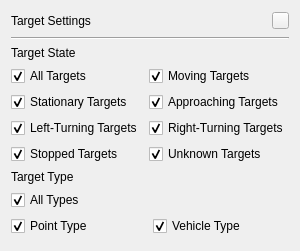
   <widget class="QWidget" name="wgt_targetSet" native="true">
    <property name="enabled">
     <bool>true</bool>
    </property>
    <property name="geometry">
     <rect>
      <x>210</x>
      <y>290</y>
      <width>183</width>
      <height>251</height>
     </rect>
    </property>
    <layout class="QVBoxLayout" name="verticalLayout_5">
     <property name="spacing">
      <number>6</number>
     </property>
     <item>
      <layout class="QHBoxLayout" name="horizontalLayout_5">
       <item>
        <widget class="QLabel" name="label_10">
         <property name="minimumSize">
          <size>
           <width>75</width>
           <height>0</height>
          </size>
         </property>
         <property name="text">
          <string>Target Settings</string>
         </property>
        </widget>
       </item>
       <item>
        <spacer name="horizontalSpacer_12">
         <property name="orientation">
          <enum>Qt::Orientation::Horizontal</enum>
         </property>
         <property name="sizeHint" stdset="0">
          <size>
           <width>40</width>
           <height>20</height>
          </size>
         </property>
        </spacer>
       </item>
       <item>
        <widget class="QPushButton" name="btn_closeTargetSet">
         <property name="minimumSize">
          <size>
           <width>17</width>
           <height>17</height>
          </size>
         </property>
         <property name="maximumSize">
          <size>
           <width>17</width>
           <height>17</height>
          </size>
         </property>
         <property name="font">
          <font>
           <bold>true</bold>
          </font>
         </property>
         <property name="styleSheet">
          <string notr="true">border-image: url(:/images/btn_close .png);</string>
         </property>
         <property name="text">
          <string/>
         </property>
        </widget>
       </item>
      </layout>
     </item>
     <item>
      <widget class="Line" name="line_5">
       <property name="orientation">
        <enum>Qt::Orientation::Horizontal</enum>
       </property>
      </widget>
     </item>
     <item>
      <widget class="QLabel" name="label_14">
       <property name="text">
        <string>Target State</string>
       </property>
      </widget>
     </item>
     <item>
      <layout class="QGridLayout" name="gridLayout_11">
       <item row="0" column="1">
        <widget class="QCheckBox" name="checkBox_movingTarget">
         <property name="text">
          <string>Moving Targets</string>
         </property>
         <property name="checked">
          <bool>true</bool>
         </property>
        </widget>
       </item>
       <item row="0" column="0">
        <widget class="QCheckBox" name="checkBox_allTarget">
         <property name="text">
          <string>All Targets</string>
         </property>
         <property name="checked">
          <bool>true</bool>
         </property>
        </widget>
       </item>
       <item row="2" column="1">
        <widget class="QCheckBox" name="checkBox_crossingRightTarget">
         <property name="text">
          <string>Right-Turning Targets</string>
         </property>
         <property name="checked">
          <bool>true</bool>
         </property>
        </widget>
       </item>
       <item row="1" column="0">
        <widget class="QCheckBox" name="checkBox_stationaryTarget">
         <property name="text">
          <string>Stationary Targets</string>
         </property>
         <property name="checked">
          <bool>true</bool>
         </property>
        </widget>
       </item>
       <item row="2" column="0">
        <widget class="QCheckBox" name="checkBox_crossingLeftTarget">
         <property name="text">
          <string>Left-Turning Targets</string>
         </property>
         <property name="checked">
          <bool>true</bool>
         </property>
        </widget>
       </item>
       <item row="1" column="1">
        <widget class="QCheckBox" name="checkBox_oncomingTarget">
         <property name="text">
          <string>Approaching Targets</string>
         </property>
         <property name="checked">
          <bool>true</bool>
         </property>
        </widget>
       </item>
       <item row="3" column="0">
        <widget class="QCheckBox" name="checkBox_stoppedTarget">
         <property name="text">
          <string>Stopped Targets</string>
         </property>
         <property name="checked">
          <bool>true</bool>
         </property>
        </widget>
       </item>
       <item row="3" column="1">
        <widget class="QCheckBox" name="checkBox_unknownTarget">
         <property name="text">
          <string>Unknown Targets</string>
         </property>
         <property name="checked">
          <bool>true</bool>
         </property>
        </widget>
       </item>
      </layout>
     </item>
     <item>
      <widget class="QLabel" name="label_15">
       <property name="text">
        <string>Target Type</string>
       </property>
      </widget>
     </item>
     <item>
      <layout class="QGridLayout" name="gridLayout_7">
       <item row="1" column="1">
        <widget class="QCheckBox" name="checkBox_carType">
         <property name="text">
          <string>Vehicle Type</string>
         </property>
         <property name="checked">
          <bool>true</bool>
         </property>
        </widget>
       </item>
       <item row="1" column="0">
        <widget class="QCheckBox" name="checkBox_pointType">
         <property name="text">
          <string>Point Type</string>
         </property>
         <property name="checked">
          <bool>true</bool>
         </property>
        </widget>
       </item>
       <item row="0" column="0">
        <widget class="QCheckBox" name="checkBox_allType">
         <property name="text">
          <string>All Types</string>
         </property>
         <property name="checked">
          <bool>true</bool>
         </property>
        </widget>
       </item>
      </layout>
     </item>
     <item>
      <layout class="QGridLayout" name="gridLayout_8"/>
     </item>
     <item>
      <spacer name="verticalSpacer_6">
       <property name="orientation">
        <enum>Qt::Orientation::Vertical</enum>
       </property>
       <property name="sizeHint" stdset="0">
        <size>
         <width>20</width>
         <height>40</height>
        </size>
       </property>
      </spacer>
     </item>
    </layout>
   </widget>
